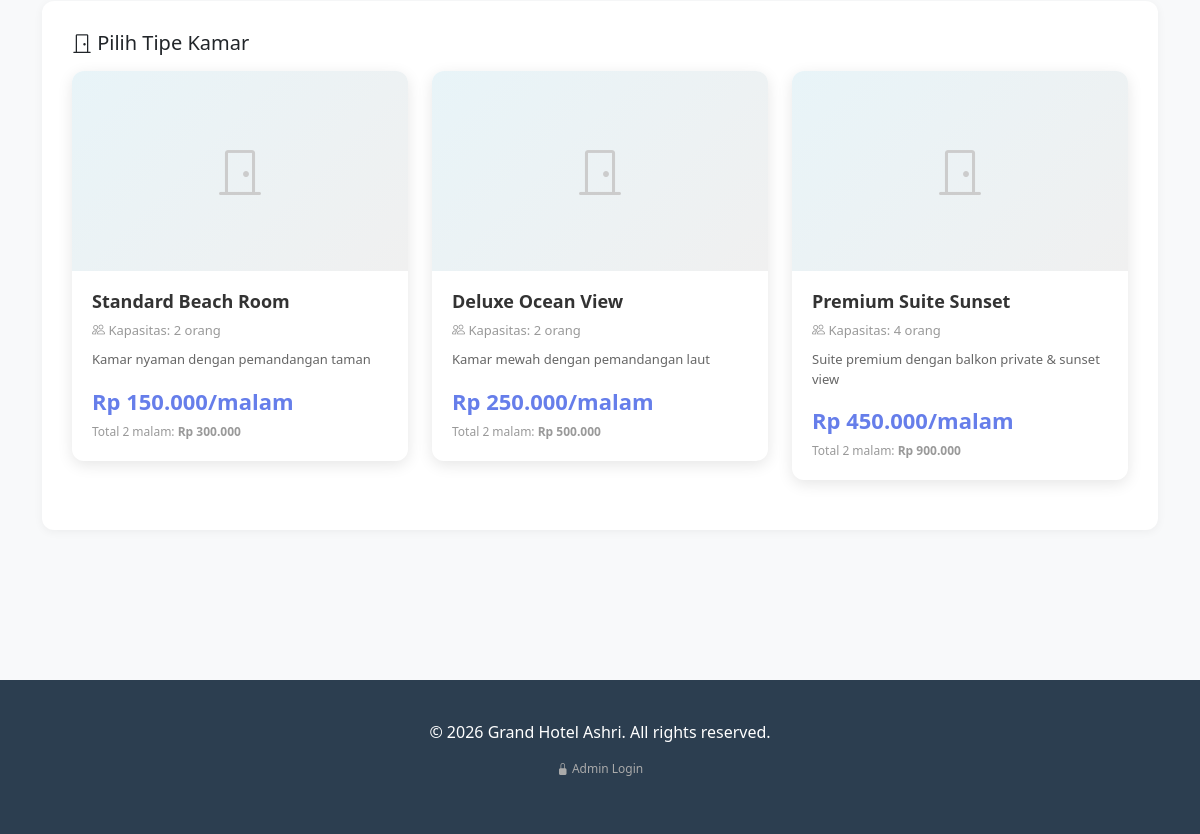
Page /guest/booking.php (lower part) on the earlier database version.
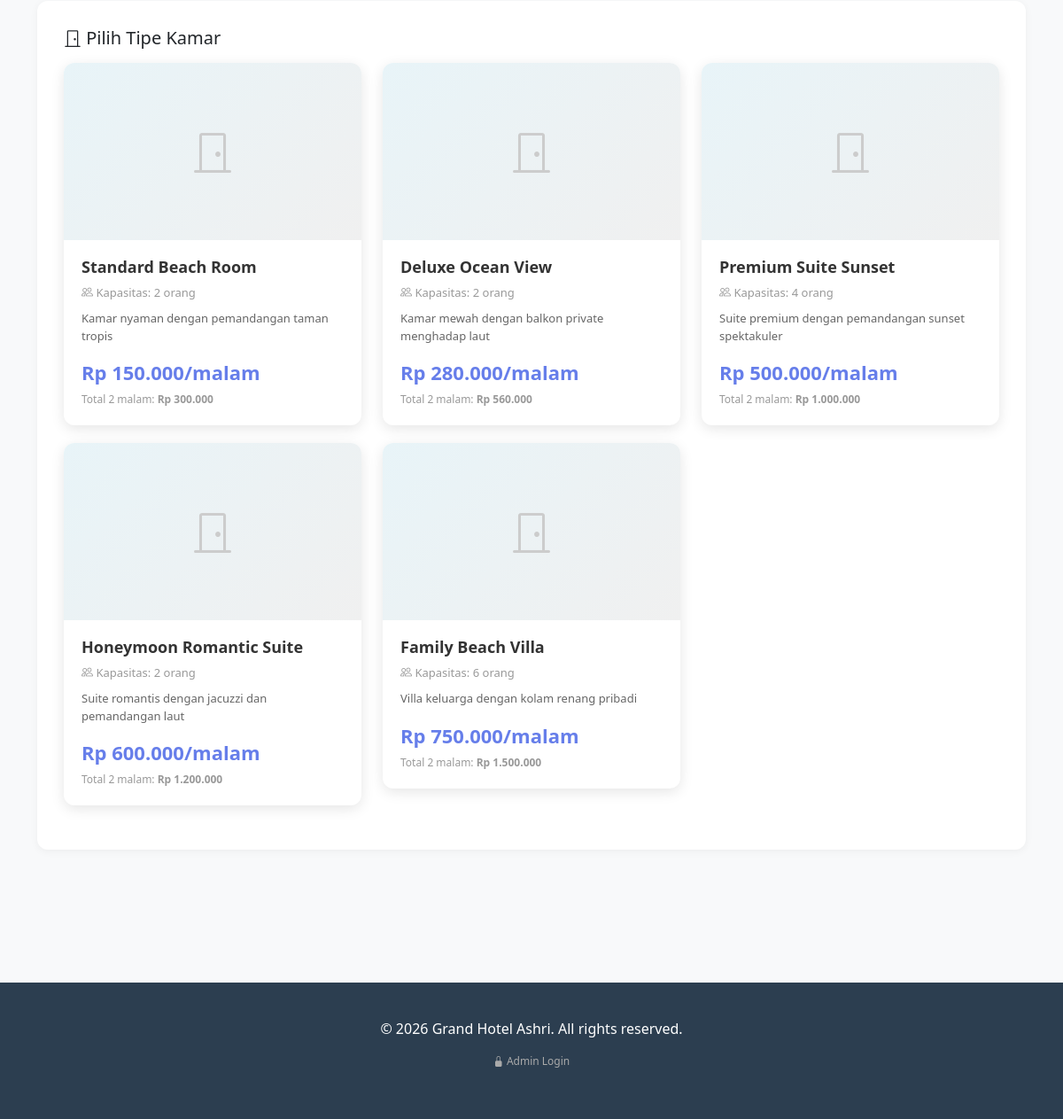
Same page on the later database version.
### tables this page shows
CREATE TABLE `tipe_kamar` (
  `id_tipe` INT PRIMARY KEY AUTO_INCREMENT,
  `nama_tipe` VARCHAR(50) NOT NULL,
  `kapasitas` INT NOT NULL,
  `harga_malam` DECIMAL(10,2) NOT NULL,
  `deskripsi` TEXT,
  `foto_cover` VARCHAR(255),
  `created_at` TIMESTAMP DEFAULT CURRENT_TIMESTAMP
);

### includes/functions.php (called while the page is built, shortened)
<?php
function formatCurrency($amount) {
    return 'Rp ' . number_format($amount, 0, ',', '.');
}
function calculateDays($checkIn, $checkOut) {
    $start = new DateTime($checkIn);
    $end = new DateTime($checkOut);
    $interval = $start->diff($end);
    return $interval->days;
}

### guest/booking.php (the view, shortened to what this page needs)
<?php
require_once '../includes/config.php';
require_once '../includes/functions.php';
$step = isset($_GET['step']) ? (int)$_GET['step'] : 1;
$checkIn = isset($_GET['checkin']) ? $_GET['checkin'] : date('Y-m-d', strtotime('+1 day'));
$checkOut = isset($_GET['checkout']) ? $_GET['checkout'] : date('Y-m-d', strtotime('+3 days'));
$id_tipe = isset($_GET['id_tipe']) ? (int)$_GET['id_tipe'] : 0;
$available_rooms = [];
$days = calculateDays($checkIn, $checkOut);
if ($step == 2 && $id_tipe > 0) {
    $stmt = $pdo->prepare("SELECT * FROM tipe_kamar WHERE id_tipe = ?");
    $stmt->execute([$id_tipe]);
    $tipe_kamar = $stmt->fetch();
    if ($tipe_kamar) {
        $sql = "SELECT k.* FROM kamar k
                WHERE k.id_tipe = ? AND k.status = 'tersedia'
                AND k.no_kamar NOT IN (
                    SELECT DISTINCT id_kamar FROM reservasi
                    WHERE (tgl_masuk < ? AND tgl_keluar > ?)
                    AND status IN ('pending', 'confirmed')
                )
                ORDER BY k.no_kamar ASC";
        $stmt = $pdo->prepare($sql);
        $stmt->execute([$id_tipe, $checkOut, $checkIn]);
        $available_rooms = $stmt->fetchAll();
    }
} else {
    $stmt = $pdo->query("SELECT * FROM tipe_kamar ORDER BY harga_malam ASC");
    $available_rooms = $stmt->fetchAll();
}
?>
<!DOCTYPE html>
<html lang="en">
<head>
    <link href="https://cdn.jsdelivr.net/npm/bootstrap@5.3.0/dist/css/bootstrap.min.css" rel="stylesheet">
    <link href="https://cdn.jsdelivr.net/npm/bootstrap-icons@1.11.0/font/bootstrap-icons.css" rel="stylesheet">
</head>
<body>
    <section class="section">
        <div class="container">
            <?php if ($step == 1): ?>
                <div class="form-section">
                    <h5 class="mb-3"><i class="bi bi-door-closed"></i> Pilih Tipe Kamar</h5>
                    <?php if (count($available_rooms) > 0): ?>
                        <div class="row">
                            <?php foreach ($available_rooms as $room): ?>
                                <div class="col-md-6 col-lg-4">
                                    <div class="room-card" onclick="selectRoomType(<?php echo $room['id_tipe']; ?>)">
                                        <div class="room-image-placeholder">
                                            <i class="bi bi-door-closed"></i>
                                        </div>
                                        <div class="room-info">
                                            <h6 class="room-title"><?php echo htmlspecialchars($room['nama_tipe']); ?></h6>
                                            <p class="room-capacity"><i class="bi bi-people"></i> Kapasitas: <?php echo $room['kapasitas']; ?> orang</p>
                                            <p class="room-desc"><?php echo htmlspecialchars($room['deskripsi']); ?></p>
                                            <div class="room-price"><?php echo formatCurrency($room['harga_malam']); ?>/malam</div>
                                            <div class="room-total">Total <?php echo $days; ?> malam: <strong><?php echo formatCurrency($room['harga_malam'] * $days); ?></strong></div>
                                        </div>
                                    </div>
                                </div>
                            <?php endforeach; ?>
                        </div>
                    <?php else: ?>
                        <div class="alert alert-warning">
                            <i class="bi bi-exclamation-triangle"></i> Maaf, tidak ada tipe kamar yang tersedia.
                        </div>
                    <?php endif; ?>
                </div>
            <?php endif; ?>
        </div>
    </section>
    <footer class="footer">
        <p>&copy; 2026 <?php echo HOTEL_NAME; ?>. All rights reserved.</p>
        <p style="margin-top: 10px; font-size: 12px;"><a href="/tubes_basdat/admin/login.php" style="color: #aaa; text-decoration: none;"><i class="bi bi-lock-fill"></i> Admin Login</a></p>
    </footer>
</body>
</html>

Differences in the rows shown:
changed tipe_kamar "Rp 150.000": deskripsi "Kamar nyaman dengan pemandangan taman" → "Kamar nyaman dengan pemandangan taman tropis"
changed tipe_kamar "Deluxe Ocean View": deskripsi "Kamar mewah dengan pemandangan laut" → "Kamar mewah dengan balkon private menghadap laut"; harga_malam "Rp 250.000" → "Rp 280.000"; formatCurrency($room['harga_malam']*$days) "Rp 500.000" → "Rp 560.000"
changed tipe_kamar "Premium Suite Sunset": deskripsi "Suite premium dengan balkon private & sunset view" → "Suite premium dengan pemandangan sunset spektakuler"; harga_malam "Rp 450.000" → "Rp 500.000"; formatCurrency($room['harga_malam']*$days) "Rp 900.000" → "Rp 1.000.000"
added tipe_kamar: nama_tipe "Honeymoon Romantic Suite", kapasitas "2", deskripsi "Suite romantis dengan jacuzzi dan pemandangan laut", harga_malam "Rp 600.000", formatCurrency($room['harga_malam']*$days) "Rp 1.200.000"
added tipe_kamar: nama_tipe "Family Beach Villa", kapasitas "6", deskripsi "Villa keluarga dengan kolam renang pribadi", harga_malam "Rp 750.000", formatCurrency($room['harga_malam']*$days) "Rp 1.500.000"
